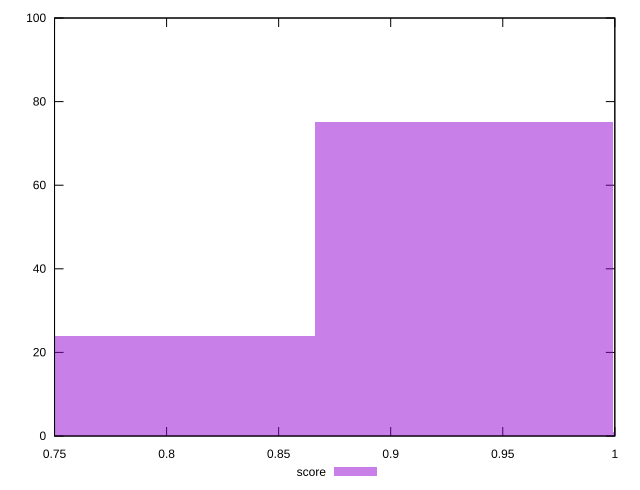

Write the gnuplot code that produced this figure.
reset

$score <<EOF
1.0659158604966035 1
0.9326763779345281 75
0.7994368953724527 24
EOF

set key outside below
set boxwidth 0.13323948256207543
set xrange [0.75:1]
set yrange [0:100]
set trange [0:100]
set style fill transparent solid 0.5 noborder
set terminal svg size 640, 490 enhanced background rgb 'white'
set output "report_0_00242021-02-20T12:25:28.543Z/offscreen-images/samples/pages/score/histogram.svg"

plot $score title "score" with boxes

reset
